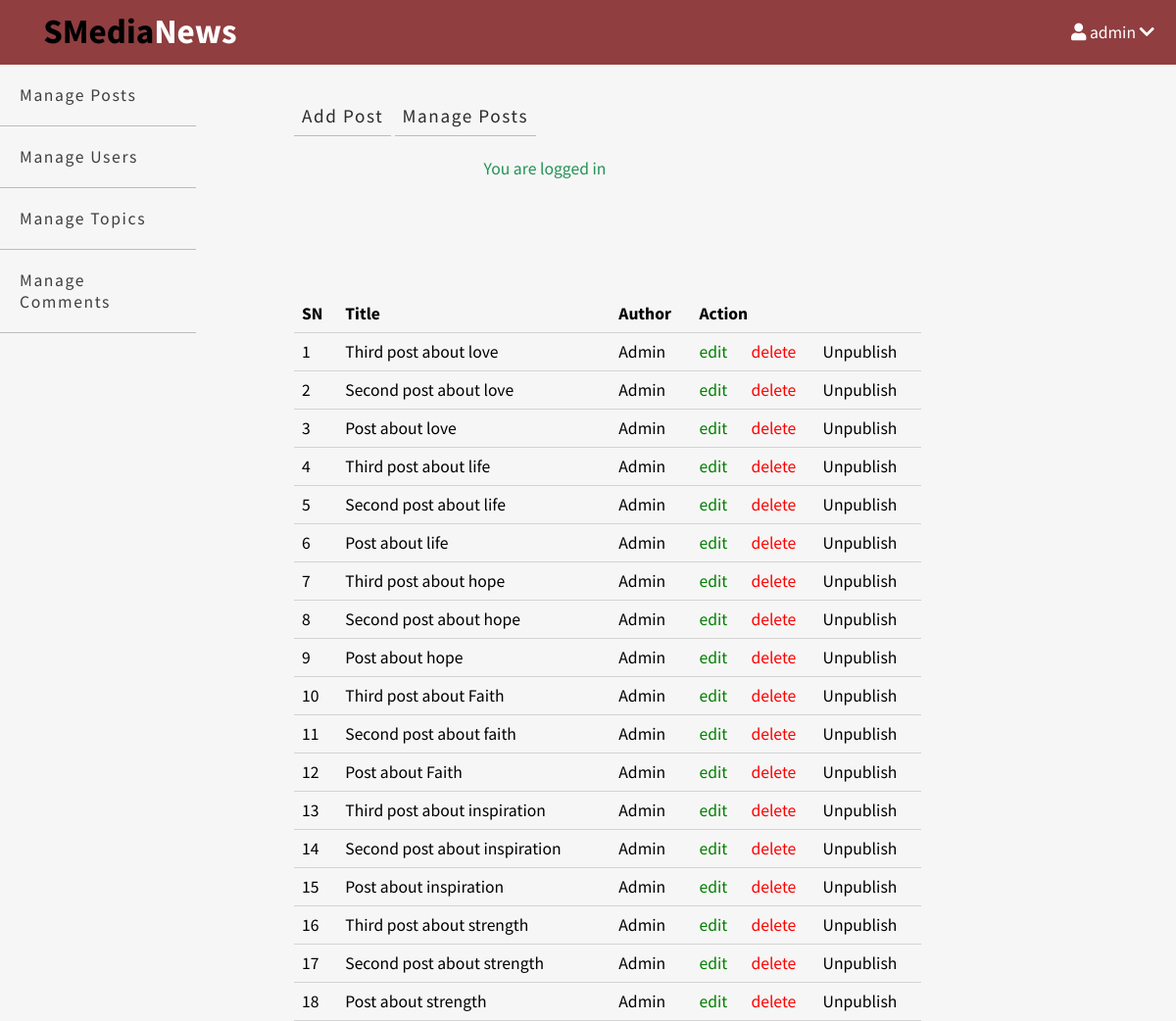
Screenshot of /admin/posts/index_posts.php (signed in) with the database file from the repository.
### tables this page shows
CREATE TABLE `posts` (
  `id` int(11) NOT NULL AUTO_INCREMENT,
  `user_id` int(11) NOT NULL,
  `topic_id` int(11) DEFAULT NULL,
  `title` varchar(255) NOT NULL,
  `image` varchar(255) NOT NULL,
  `body` text NOT NULL,
  `published` tinyint(4) NOT NULL,
  `created_at` datetime NOT NULL DEFAULT CURRENT_TIMESTAMP,
  PRIMARY KEY (`id`),
  KEY `topic_id` (`topic_id`),
  CONSTRAINT `posts_ibfk_1` FOREIGN KEY (`topic_id`) REFERENCES `topics` (`id`) ON DELETE SET NULL ON UPDATE CASCADE
);

CREATE TABLE `users` (
  `id` int(11) NOT NULL AUTO_INCREMENT,
  `admin` tinyint(4) NOT NULL,
  `username` varchar(255) NOT NULL,
  `email` varchar(255) NOT NULL,
  `password` varchar(255) NOT NULL,
  `created_at` timestamp NOT NULL DEFAULT CURRENT_TIMESTAMP,
  PRIMARY KEY (`id`),
  UNIQUE KEY `email` (`email`)
);

### app/database/db.php (called while the page is built, shortened)
<?php
require('connect.php');
function get_post_with_username()
{
    global $conn;
    $sql = "SELECT p.*, u.username FROM posts AS p JOIN users AS u ON p.user_id=u.id ORDER BY p.created_at DESC";
    $stmt = $conn->prepare($sql);
    $stmt->execute();
    $records = $stmt->get_result()->fetch_all(MYSQLI_ASSOC);
    return $records;
}

### app/controllers/posts.php (called while the page is built, shortened)
<?php
include(ROOT_PATH . "/app/database/db.php");
$posts = get_post_with_username();

### admin/posts/index_posts.php (the view, shortened to what this page needs)
<?php include(ROOT_PATH . "/app/controllers/posts.php");
?>
<!DOCTYPE html>
<html lang="en">
<head>
    <link rel="stylesheet" href="https://use.fontawesome.com/releases/v5.15.1/css/all.css">
    <link rel="stylesheet" href="../../assets/css/style.css">
    <link rel="stylesheet" href="../../assets/css/admin.css">
</head>
<body>
    <?php include(ROOT_PATH . "/app/includes/adminHeader.php"); ?>
    <div class="admin-wrapper">
        <?php include(ROOT_PATH . "/app/includes/adminSidebar.php"); ?>
        <div class="admin-content">
            <div class="button-group">
                <a href="create_posts.php" class="btn-big">Add Post</a>
                <a href="index_posts.php" class="btn-big">Manage Posts</a>
            </div>
            <div class="content">
                <?php include(ROOT_PATH . "/app/includes/messages.php"); ?>
                <table>
                    <thead>
                        <th>SN</th>
                        <th>Title</th>
                        <th>Author</th>
                        <th colspan="3">Action</th>
                    </thead>
                    <tbody>
                        <?php foreach ($posts as $key => $post) : ?>
                            <tr>
                                <td><?php echo $key + 1; ?></td>
                                <td><?php echo $post['title']; ?></td>
                                <td><?php echo ucwords($post['username']); ?></td>
                                <td><a href="edit_posts.php?id=<?php echo $post['id']; ?>" class="edit">edit</a></td>
                                <td><a href="edit_posts.php?delete_id=<?php echo $post['id']; ?>" class="delete">delete</a></td>
                                <?php if ($post['published']) : ?>
                                    <td><a href="edit_posts.php?published=0&p_id=<?php echo $post['id']; ?>" class="unpublish">Unpublish</a></td>
                                <?php else : ?>
                                    <td><a href="edit_posts.php?published=1&p_id=<?php echo $post['id']; ?>" class="publish">Publish</a></td>
                                <?php endif; ?>
                            </tr>
                        <?php endforeach; ?>
                    </tbody>
                </table>
            </div>
        </div>
    </div>
</body>
</html>

### assets/css/style.css (style rules this page uses)
* { box-sizing: border-box; }
html, body { height: 100%; padding: 0px; margin: 0px; background: #f6f6f6; font-family: 'Source Sans Pro', sans-serif; }
a { text-decoration: none; color: inherit; font-size: 1.1rem; }
.btn-big { border: none; background-color: transparent; padding: .5rem; color: #2c2c2c; border-bottom: 1px solid #bdbcbc; font-size: 1.2rem; font-weight: 400; letter-spacing: .1rem; transition: all 0.3s ease-in-out; }
.content { width: 100%; }

### assets/css/admin.css (style rules this page uses)
.admin-wrapper { height: calc(100% - 66px); display: flex; }
.admin-wrapper .admin-content { flex: 8; height: 100%; padding: 40px 100px 100px; }
.admin-wrapper .admin-content .content { height: 100vh; width: 80%; }
.admin-wrapper .admin-content .button-group { float: left; }
table { margin-top: 7rem; width: 100%; border-collapse: collapse; font-size: 1.1rem; }
th, td { padding: 8px; text-align: left; border-bottom: 1px solid #d3d3d3; }
.edit { color: green; }
.delete { color: red; }

### rows the page displays
posts: title "Third post about love", user.username "Admin"
posts: title "Second post about love", user.username "Admin"
posts: title "Post about love", user.username "Admin"
posts: title "Third post about life", user.username "Admin"
posts: title "Second post about life", user.username "Admin"
posts: title "Post about life", user.username "Admin"
posts: title "Third post about hope", user.username "Admin"
posts: title "Second post about hope", user.username "Admin"
posts: title "Post about hope", user.username "Admin"
posts: title "Third post about Faith", user.username "Admin"
posts: title "Second post about faith", user.username "Admin"
posts: title "Post about Faith", user.username "Admin"
posts: title "Third post about inspiration", user.username "Admin"
posts: title "Second post about inspiration", user.username "Admin"
posts: title "Post about inspiration", user.username "Admin"
posts: title "Third post about strength", user.username "Admin"
posts: title "Second post about strength", user.username "Admin"
posts: title "Post about strength", user.username "Admin"

### other values shown
$_SESSION['username'] "admin"
$_SESSION['message'] "You are logged in"
